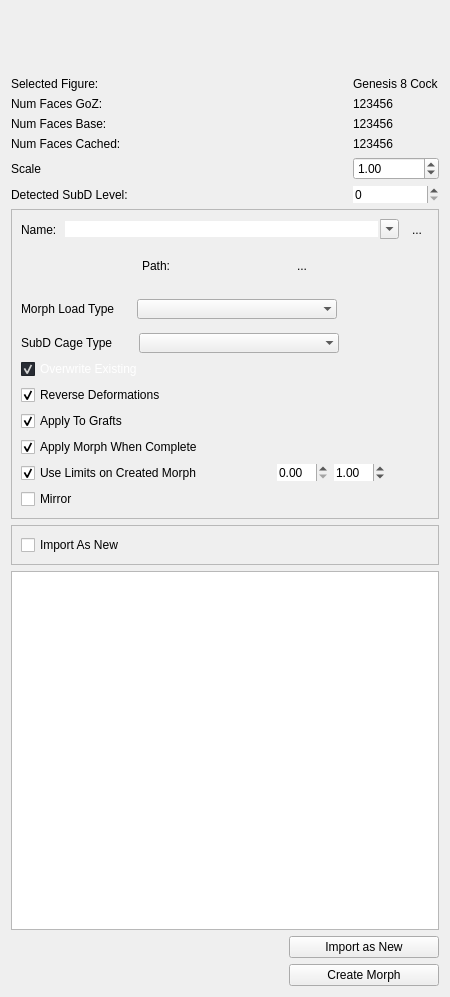
<?xml version="1.0" encoding="UTF-8"?>
<ui version="4.0">
 <class>Form</class>
 <widget class="QWidget" name="Form">
  <property name="geometry">
   <rect>
    <x>0</x>
    <y>0</y>
    <width>450</width>
    <height>997</height>
   </rect>
  </property>
  <property name="sizePolicy">
   <sizepolicy hsizetype="Maximum" vsizetype="Preferred">
    <horstretch>0</horstretch>
    <verstretch>0</verstretch>
   </sizepolicy>
  </property>
  <property name="minimumSize">
   <size>
    <width>450</width>
    <height>500</height>
   </size>
  </property>
  <property name="maximumSize">
   <size>
    <width>450</width>
    <height>16777215</height>
   </size>
  </property>
  <property name="windowTitle">
   <string>Form</string>
  </property>
  <property name="layoutDirection">
   <enum>Qt::LeftToRight</enum>
  </property>
  <property name="styleSheet">
   <string notr="true"/>
  </property>
  <layout class="QGridLayout" name="gridLayout" columnstretch="1,0">
   <property name="sizeConstraint">
    <enum>QLayout::SetMinimumSize</enum>
   </property>
   <item row="1" column="0">
    <widget class="QLabel" name="label">
     <property name="sizePolicy">
      <sizepolicy hsizetype="Preferred" vsizetype="Fixed">
       <horstretch>0</horstretch>
       <verstretch>0</verstretch>
      </sizepolicy>
     </property>
     <property name="maximumSize">
      <size>
       <width>16777215</width>
       <height>40</height>
      </size>
     </property>
     <property name="text">
      <string>Selected Figure:</string>
     </property>
    </widget>
   </item>
   <item row="4" column="0">
    <widget class="QLabel" name="label_5">
     <property name="sizePolicy">
      <sizepolicy hsizetype="Preferred" vsizetype="Maximum">
       <horstretch>0</horstretch>
       <verstretch>0</verstretch>
      </sizepolicy>
     </property>
     <property name="text">
      <string>Num Faces Cached:</string>
     </property>
    </widget>
   </item>
   <item row="3" column="0">
    <widget class="QLabel" name="label_4">
     <property name="sizePolicy">
      <sizepolicy hsizetype="Preferred" vsizetype="Maximum">
       <horstretch>0</horstretch>
       <verstretch>0</verstretch>
      </sizepolicy>
     </property>
     <property name="text">
      <string>Num Faces Base:</string>
     </property>
    </widget>
   </item>
   <item row="6" column="1">
    <widget class="QSpinBox" name="spSubD">
     <property name="frame">
      <bool>false</bool>
     </property>
     <property name="maximum">
      <number>10</number>
     </property>
    </widget>
   </item>
   <item row="4" column="1">
    <widget class="QLabel" name="tvNumFacesCached">
     <property name="text">
      <string>123456</string>
     </property>
    </widget>
   </item>
   <item row="12" column="0" colspan="2">
    <widget class="QPushButton" name="btnImportNew">
     <property name="enabled">
      <bool>true</bool>
     </property>
     <property name="minimumSize">
      <size>
       <width>100</width>
       <height>0</height>
      </size>
     </property>
     <property name="maximumSize">
      <size>
       <width>150</width>
       <height>16777215</height>
      </size>
     </property>
     <property name="layoutDirection">
      <enum>Qt::RightToLeft</enum>
     </property>
     <property name="text">
      <string>Import as New</string>
     </property>
    </widget>
   </item>
   <item row="2" column="1">
    <widget class="QLabel" name="tvNumFacesGoZ">
     <property name="text">
      <string>123456</string>
     </property>
    </widget>
   </item>
   <item row="9" column="0" colspan="2">
    <widget class="QFrame" name="frame">
     <property name="sizePolicy">
      <sizepolicy hsizetype="Preferred" vsizetype="Maximum">
       <horstretch>0</horstretch>
       <verstretch>0</verstretch>
      </sizepolicy>
     </property>
     <property name="minimumSize">
      <size>
       <width>0</width>
       <height>100</height>
      </size>
     </property>
     <property name="frameShape">
      <enum>QFrame::StyledPanel</enum>
     </property>
     <property name="frameShadow">
      <enum>QFrame::Plain</enum>
     </property>
     <property name="midLineWidth">
      <number>0</number>
     </property>
     <layout class="QGridLayout" name="gridLayout_3">
      <item row="2" column="0">
       <layout class="QHBoxLayout" name="horizontalLayout_4" stretch="0,1,0">
        <property name="topMargin">
         <number>8</number>
        </property>
        <item>
         <widget class="QLabel" name="label_10">
          <property name="sizePolicy">
           <sizepolicy hsizetype="Maximum" vsizetype="Preferred">
            <horstretch>0</horstretch>
            <verstretch>0</verstretch>
           </sizepolicy>
          </property>
          <property name="minimumSize">
           <size>
            <width>110</width>
            <height>0</height>
           </size>
          </property>
          <property name="maximumSize">
           <size>
            <width>110</width>
            <height>16777215</height>
           </size>
          </property>
          <property name="text">
           <string>Morph Load Type</string>
          </property>
          <property name="alignment">
           <set>Qt::AlignLeading|Qt::AlignLeft|Qt::AlignVCenter</set>
          </property>
         </widget>
        </item>
        <item>
         <widget class="QComboBox" name="cbMorphLoadType">
          <property name="minimumSize">
           <size>
            <width>200</width>
            <height>0</height>
           </size>
          </property>
          <property name="maximumSize">
           <size>
            <width>200</width>
            <height>16777215</height>
           </size>
          </property>
          <property name="frame">
           <bool>false</bool>
          </property>
          <property name="modelColumn">
           <number>0</number>
          </property>
         </widget>
        </item>
        <item>
         <spacer name="horizontalSpacer_2">
          <property name="orientation">
           <enum>Qt::Horizontal</enum>
          </property>
          <property name="sizeHint" stdset="0">
           <size>
            <width>40</width>
            <height>20</height>
           </size>
          </property>
         </spacer>
        </item>
       </layout>
      </item>
      <item row="1" column="0">
       <widget class="QFrame" name="frame_path">
        <property name="frameShape">
         <enum>QFrame::NoFrame</enum>
        </property>
        <property name="frameShadow">
         <enum>QFrame::Plain</enum>
        </property>
        <property name="lineWidth">
         <number>0</number>
        </property>
        <layout class="QHBoxLayout" name="horizontalLayout_5" stretch="0,0,0">
         <property name="leftMargin">
          <number>0</number>
         </property>
         <property name="rightMargin">
          <number>0</number>
         </property>
         <item>
          <widget class="QLabel" name="label_2">
           <property name="minimumSize">
            <size>
             <width>35</width>
             <height>0</height>
            </size>
           </property>
           <property name="maximumSize">
            <size>
             <width>35</width>
             <height>16777215</height>
            </size>
           </property>
           <property name="text">
            <string>Path:</string>
           </property>
           <property name="alignment">
            <set>Qt::AlignRight|Qt::AlignTrailing|Qt::AlignVCenter</set>
           </property>
          </widget>
         </item>
         <item>
          <layout class="QHBoxLayout" name="layoutPathCombo">
           <property name="sizeConstraint">
            <enum>QLayout::SetNoConstraint</enum>
           </property>
          </layout>
         </item>
         <item>
          <widget class="QToolButton" name="btnAddPath">
           <property name="layoutDirection">
            <enum>Qt::LeftToRight</enum>
           </property>
           <property name="autoFillBackground">
            <bool>false</bool>
           </property>
           <property name="text">
            <string>...</string>
           </property>
           <property name="icon">
            <iconset resource="resources.qrc">
             <normaloff>:/ui/ic_add.png</normaloff>:/ui/ic_add.png</iconset>
           </property>
           <property name="toolButtonStyle">
            <enum>Qt::ToolButtonFollowStyle</enum>
           </property>
           <property name="autoRaise">
            <bool>true</bool>
           </property>
          </widget>
         </item>
        </layout>
       </widget>
      </item>
      <item row="4" column="0">
       <layout class="QGridLayout" name="gridLayout_2">
        <property name="sizeConstraint">
         <enum>QLayout::SetMaximumSize</enum>
        </property>
        <item row="0" column="0">
         <widget class="QCheckBox" name="cbOE">
          <property name="palette">
           <palette>
            <active>
             <colorrole role="WindowText">
              <brush brushstyle="SolidPattern">
               <color alpha="255">
                <red>255</red>
                <green>255</green>
                <blue>255</blue>
               </color>
              </brush>
             </colorrole>
             <colorrole role="Button">
              <brush brushstyle="SolidPattern">
               <color alpha="255">
                <red>40</red>
                <green>44</green>
                <blue>52</blue>
               </color>
              </brush>
             </colorrole>
             <colorrole role="Text">
              <brush brushstyle="SolidPattern">
               <color alpha="255">
                <red>255</red>
                <green>255</green>
                <blue>255</blue>
               </color>
              </brush>
             </colorrole>
             <colorrole role="ButtonText">
              <brush brushstyle="SolidPattern">
               <color alpha="255">
                <red>255</red>
                <green>255</green>
                <blue>255</blue>
               </color>
              </brush>
             </colorrole>
             <colorrole role="Base">
              <brush brushstyle="SolidPattern">
               <color alpha="255">
                <red>40</red>
                <green>44</green>
                <blue>52</blue>
               </color>
              </brush>
             </colorrole>
             <colorrole role="Window">
              <brush brushstyle="SolidPattern">
               <color alpha="255">
                <red>40</red>
                <green>44</green>
                <blue>52</blue>
               </color>
              </brush>
             </colorrole>
             <colorrole role="PlaceholderText">
              <brush brushstyle="NoBrush">
               <color alpha="128">
                <red>255</red>
                <green>255</green>
                <blue>255</blue>
               </color>
              </brush>
             </colorrole>
            </active>
            <inactive>
             <colorrole role="WindowText">
              <brush brushstyle="SolidPattern">
               <color alpha="255">
                <red>255</red>
                <green>255</green>
                <blue>255</blue>
               </color>
              </brush>
             </colorrole>
             <colorrole role="Button">
              <brush brushstyle="SolidPattern">
               <color alpha="255">
                <red>40</red>
                <green>44</green>
                <blue>52</blue>
               </color>
              </brush>
             </colorrole>
             <colorrole role="Text">
              <brush brushstyle="SolidPattern">
               <color alpha="255">
                <red>255</red>
                <green>255</green>
                <blue>255</blue>
               </color>
              </brush>
             </colorrole>
             <colorrole role="ButtonText">
              <brush brushstyle="SolidPattern">
               <color alpha="255">
                <red>255</red>
                <green>255</green>
                <blue>255</blue>
               </color>
              </brush>
             </colorrole>
             <colorrole role="Base">
              <brush brushstyle="SolidPattern">
               <color alpha="255">
                <red>40</red>
                <green>44</green>
                <blue>52</blue>
               </color>
              </brush>
             </colorrole>
             <colorrole role="Window">
              <brush brushstyle="SolidPattern">
               <color alpha="255">
                <red>40</red>
                <green>44</green>
                <blue>52</blue>
               </color>
              </brush>
             </colorrole>
             <colorrole role="PlaceholderText">
              <brush brushstyle="NoBrush">
               <color alpha="128">
                <red>255</red>
                <green>255</green>
                <blue>255</blue>
               </color>
              </brush>
             </colorrole>
            </inactive>
            <disabled>
             <colorrole role="WindowText">
              <brush brushstyle="SolidPattern">
               <color alpha="255">
                <red>255</red>
                <green>255</green>
                <blue>255</blue>
               </color>
              </brush>
             </colorrole>
             <colorrole role="Button">
              <brush brushstyle="SolidPattern">
               <color alpha="255">
                <red>40</red>
                <green>44</green>
                <blue>52</blue>
               </color>
              </brush>
             </colorrole>
             <colorrole role="Text">
              <brush brushstyle="SolidPattern">
               <color alpha="255">
                <red>255</red>
                <green>255</green>
                <blue>255</blue>
               </color>
              </brush>
             </colorrole>
             <colorrole role="ButtonText">
              <brush brushstyle="SolidPattern">
               <color alpha="255">
                <red>255</red>
                <green>255</green>
                <blue>255</blue>
               </color>
              </brush>
             </colorrole>
             <colorrole role="Base">
              <brush brushstyle="SolidPattern">
               <color alpha="255">
                <red>40</red>
                <green>44</green>
                <blue>52</blue>
               </color>
              </brush>
             </colorrole>
             <colorrole role="Window">
              <brush brushstyle="SolidPattern">
               <color alpha="255">
                <red>40</red>
                <green>44</green>
                <blue>52</blue>
               </color>
              </brush>
             </colorrole>
             <colorrole role="PlaceholderText">
              <brush brushstyle="NoBrush">
               <color alpha="128">
                <red>255</red>
                <green>255</green>
                <blue>255</blue>
               </color>
              </brush>
             </colorrole>
            </disabled>
           </palette>
          </property>
          <property name="styleSheet">
           <string notr="true"/>
          </property>
          <property name="text">
           <string>Overwrite Existing</string>
          </property>
          <property name="checked">
           <bool>true</bool>
          </property>
         </widget>
        </item>
        <item row="1" column="0">
         <widget class="QCheckBox" name="cbReverse">
          <property name="text">
           <string>Reverse Deformations</string>
          </property>
          <property name="checked">
           <bool>true</bool>
          </property>
         </widget>
        </item>
        <item row="6" column="0">
         <widget class="QCheckBox" name="cbMirror">
          <property name="text">
           <string>Mirror</string>
          </property>
         </widget>
        </item>
        <item row="2" column="0">
         <widget class="QCheckBox" name="cbApplyToGrafts">
          <property name="text">
           <string>Apply To Grafts</string>
          </property>
          <property name="checked">
           <bool>true</bool>
          </property>
         </widget>
        </item>
        <item row="3" column="0">
         <widget class="QCheckBox" name="cbApplyWhenComplete">
          <property name="text">
           <string>Apply Morph When Complete</string>
          </property>
          <property name="checked">
           <bool>true</bool>
          </property>
         </widget>
        </item>
        <item row="4" column="0">
         <layout class="QHBoxLayout" name="horizontalLayout_2" stretch="1,0,0,0">
          <property name="topMargin">
           <number>0</number>
          </property>
          <item>
           <widget class="QCheckBox" name="cbLimits">
            <property name="sizePolicy">
             <sizepolicy hsizetype="Minimum" vsizetype="Fixed">
              <horstretch>0</horstretch>
              <verstretch>0</verstretch>
             </sizepolicy>
            </property>
            <property name="maximumSize">
             <size>
              <width>250</width>
              <height>16777215</height>
             </size>
            </property>
            <property name="text">
             <string>Use Limits on Created Morph</string>
            </property>
            <property name="checked">
             <bool>true</bool>
            </property>
           </widget>
          </item>
          <item>
           <widget class="QDoubleSpinBox" name="spMin">
            <property name="frame">
             <bool>false</bool>
            </property>
           </widget>
          </item>
          <item>
           <widget class="QDoubleSpinBox" name="spMax">
            <property name="frame">
             <bool>false</bool>
            </property>
            <property name="value">
             <double>1.000000000000000</double>
            </property>
           </widget>
          </item>
          <item>
           <spacer name="horizontalSpacer">
            <property name="orientation">
             <enum>Qt::Horizontal</enum>
            </property>
            <property name="sizeHint" stdset="0">
             <size>
              <width>40</width>
              <height>20</height>
             </size>
            </property>
           </spacer>
          </item>
         </layout>
        </item>
       </layout>
      </item>
      <item row="3" column="0">
       <layout class="QHBoxLayout" name="horizontalLayout_3">
        <property name="spacing">
         <number>8</number>
        </property>
        <property name="topMargin">
         <number>8</number>
        </property>
        <item>
         <widget class="QLabel" name="label_9">
          <property name="sizePolicy">
           <sizepolicy hsizetype="Maximum" vsizetype="Preferred">
            <horstretch>0</horstretch>
            <verstretch>0</verstretch>
           </sizepolicy>
          </property>
          <property name="minimumSize">
           <size>
            <width>110</width>
            <height>0</height>
           </size>
          </property>
          <property name="maximumSize">
           <size>
            <width>110</width>
            <height>16777215</height>
           </size>
          </property>
          <property name="text">
           <string>SubD Cage Type</string>
          </property>
          <property name="alignment">
           <set>Qt::AlignLeading|Qt::AlignLeft|Qt::AlignVCenter</set>
          </property>
         </widget>
        </item>
        <item>
         <widget class="QComboBox" name="cbSubD">
          <property name="minimumSize">
           <size>
            <width>200</width>
            <height>0</height>
           </size>
          </property>
          <property name="maximumSize">
           <size>
            <width>200</width>
            <height>16777215</height>
           </size>
          </property>
          <property name="frame">
           <bool>false</bool>
          </property>
         </widget>
        </item>
        <item>
         <spacer name="horizontalSpacer_3">
          <property name="orientation">
           <enum>Qt::Horizontal</enum>
          </property>
          <property name="sizeHint" stdset="0">
           <size>
            <width>40</width>
            <height>20</height>
           </size>
          </property>
         </spacer>
        </item>
       </layout>
      </item>
      <item row="0" column="0">
       <layout class="QHBoxLayout" name="ltName" stretch="0,1,0">
        <property name="sizeConstraint">
         <enum>QLayout::SetNoConstraint</enum>
        </property>
        <property name="topMargin">
         <number>0</number>
        </property>
        <item>
         <widget class="QLabel" name="label_7">
          <property name="text">
           <string>Name:</string>
          </property>
         </widget>
        </item>
        <item>
         <widget class="QComboBox" name="cmbName">
          <property name="minimumSize">
           <size>
            <width>0</width>
            <height>0</height>
           </size>
          </property>
          <property name="editable">
           <bool>true</bool>
          </property>
          <property name="maxVisibleItems">
           <number>30</number>
          </property>
          <property name="frame">
           <bool>false</bool>
          </property>
         </widget>
        </item>
        <item>
         <widget class="QToolButton" name="btnUseSelected">
          <property name="layoutDirection">
           <enum>Qt::LeftToRight</enum>
          </property>
          <property name="autoFillBackground">
           <bool>false</bool>
          </property>
          <property name="styleSheet">
           <string notr="true"/>
          </property>
          <property name="text">
           <string>...</string>
          </property>
          <property name="icon">
           <iconset resource="resources.qrc">
            <normaloff>:/ui/sync_48dp.png</normaloff>:/ui/sync_48dp.png</iconset>
          </property>
          <property name="toolButtonStyle">
           <enum>Qt::ToolButtonFollowStyle</enum>
          </property>
          <property name="autoRaise">
           <bool>true</bool>
          </property>
         </widget>
        </item>
       </layout>
      </item>
     </layout>
    </widget>
   </item>
   <item row="11" column="0" colspan="2">
    <widget class="QTextBrowser" name="textBrowser">
     <property name="frameShadow">
      <enum>QFrame::Plain</enum>
     </property>
     <property name="midLineWidth">
      <number>1</number>
     </property>
    </widget>
   </item>
   <item row="0" column="0" colspan="2">
    <widget class="QLabel" name="label_8">
     <property name="sizePolicy">
      <sizepolicy hsizetype="Maximum" vsizetype="Preferred">
       <horstretch>0</horstretch>
       <verstretch>0</verstretch>
      </sizepolicy>
     </property>
     <property name="minimumSize">
      <size>
       <width>0</width>
       <height>60</height>
      </size>
     </property>
     <property name="text">
      <string/>
     </property>
     <property name="pixmap">
      <pixmap resource="resources.qrc">:/ui/bettergoz.png</pixmap>
     </property>
     <property name="scaledContents">
      <bool>true</bool>
     </property>
    </widget>
   </item>
   <item row="2" column="0">
    <widget class="QLabel" name="label_3">
     <property name="sizePolicy">
      <sizepolicy hsizetype="Preferred" vsizetype="Maximum">
       <horstretch>0</horstretch>
       <verstretch>0</verstretch>
      </sizepolicy>
     </property>
     <property name="text">
      <string>Num Faces GoZ:</string>
     </property>
    </widget>
   </item>
   <item row="1" column="1">
    <widget class="QLabel" name="tvFigureName">
     <property name="text">
      <string>Genesis 8 Cock</string>
     </property>
    </widget>
   </item>
   <item row="3" column="1">
    <widget class="QLabel" name="tvNumFacesBase">
     <property name="text">
      <string>123456</string>
     </property>
    </widget>
   </item>
   <item row="6" column="0">
    <widget class="QLabel" name="label_6">
     <property name="text">
      <string>Detected SubD Level:</string>
     </property>
    </widget>
   </item>
   <item row="10" column="0" colspan="2">
    <widget class="QFrame" name="frame_2">
     <property name="minimumSize">
      <size>
       <width>0</width>
       <height>0</height>
      </size>
     </property>
     <property name="frameShape">
      <enum>QFrame::StyledPanel</enum>
     </property>
     <property name="frameShadow">
      <enum>QFrame::Plain</enum>
     </property>
     <property name="midLineWidth">
      <number>0</number>
     </property>
     <layout class="QHBoxLayout" name="horizontalLayout">
      <item>
       <widget class="QCheckBox" name="cbImportAsNew">
        <property name="text">
         <string>Import As New</string>
        </property>
       </widget>
      </item>
     </layout>
    </widget>
   </item>
   <item row="13" column="0" colspan="2">
    <widget class="QPushButton" name="btnCreate">
     <property name="maximumSize">
      <size>
       <width>150</width>
       <height>16777215</height>
      </size>
     </property>
     <property name="layoutDirection">
      <enum>Qt::RightToLeft</enum>
     </property>
     <property name="text">
      <string>Create Morph</string>
     </property>
    </widget>
   </item>
   <item row="5" column="0">
    <widget class="QLabel" name="label_11">
     <property name="text">
      <string>Scale</string>
     </property>
    </widget>
   </item>
   <item row="5" column="1">
    <widget class="QDoubleSpinBox" name="spScale">
     <property name="maximum">
      <double>1000.000000000000000</double>
     </property>
     <property name="singleStep">
      <double>0.100000000000000</double>
     </property>
     <property name="stepType">
      <enum>QAbstractSpinBox::AdaptiveDecimalStepType</enum>
     </property>
     <property name="value">
      <double>1.000000000000000</double>
     </property>
    </widget>
   </item>
  </layout>
 </widget>
 <resources>
  <include location="resources.qrc"/>
 </resources>
 <connections>
  <connection>
   <sender>cbLimits</sender>
   <signal>toggled(bool)</signal>
   <receiver>spMin</receiver>
   <slot>setEnabled(bool)</slot>
   <hints>
    <hint type="sourcelabel">
     <x>130</x>
     <y>554</y>
    </hint>
    <hint type="destinationlabel">
     <x>269</x>
     <y>554</y>
    </hint>
   </hints>
  </connection>
  <connection>
   <sender>cbLimits</sender>
   <signal>toggled(bool)</signal>
   <receiver>spMax</receiver>
   <slot>setEnabled(bool)</slot>
   <hints>
    <hint type="sourcelabel">
     <x>130</x>
     <y>554</y>
    </hint>
    <hint type="destinationlabel">
     <x>337</x>
     <y>554</y>
    </hint>
   </hints>
  </connection>
  <connection>
   <sender>cbApplyToGrafts</sender>
   <signal>toggled(bool)</signal>
   <receiver>cbMorphLoadType</receiver>
   <slot>setDisabled(bool)</slot>
   <hints>
    <hint type="sourcelabel">
     <x>587</x>
     <y>492</y>
    </hint>
    <hint type="destinationlabel">
     <x>645</x>
     <y>365</y>
    </hint>
   </hints>
  </connection>
  <connection>
   <sender>cbImportAsNew</sender>
   <signal>clicked(bool)</signal>
   <receiver>frame</receiver>
   <slot>setDisabled(bool)</slot>
   <hints>
    <hint type="sourcelabel">
     <x>202</x>
     <y>605</y>
    </hint>
    <hint type="destinationlabel">
     <x>202</x>
     <y>411</y>
    </hint>
   </hints>
  </connection>
  <connection>
   <sender>cbImportAsNew</sender>
   <signal>clicked(bool)</signal>
   <receiver>btnImportNew</receiver>
   <slot>setVisible(bool)</slot>
   <hints>
    <hint type="sourcelabel">
     <x>202</x>
     <y>605</y>
    </hint>
    <hint type="destinationlabel">
     <x>148</x>
     <y>832</y>
    </hint>
   </hints>
  </connection>
  <connection>
   <sender>cbImportAsNew</sender>
   <signal>clicked(bool)</signal>
   <receiver>btnCreate</receiver>
   <slot>setHidden(bool)</slot>
   <hints>
    <hint type="sourcelabel">
     <x>202</x>
     <y>605</y>
    </hint>
    <hint type="destinationlabel">
     <x>342</x>
     <y>832</y>
    </hint>
   </hints>
  </connection>
 </connections>
</ui>
